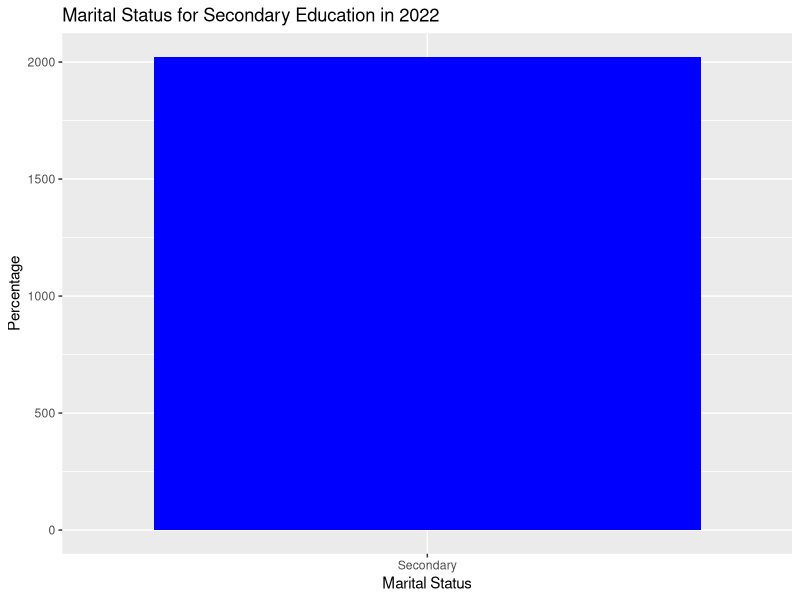

Here is the R script that generated this plot:
## ---- chunk 1
library("tidyverse")
# Load your dataset
clean_data <- read.csv("clean_data.csv")  # Replace "your_dataset.csv" with your actual file path

# Filter the data for "Secondary" qualification and year 2022
filtered_data <- clean_data %>% 
  filter(Data.Series == "Secondary" & 2022)

# Create a bar plot to compare marital status
ggplot(data = filtered_data, aes(x = "Secondary", y = 2022)) +
  geom_bar(stat = "identity", fill = "blue") +
  labs(title = "Marital Status for Secondary Education in 2022",
       x = "Marital Status",
       y = "Percentage")

